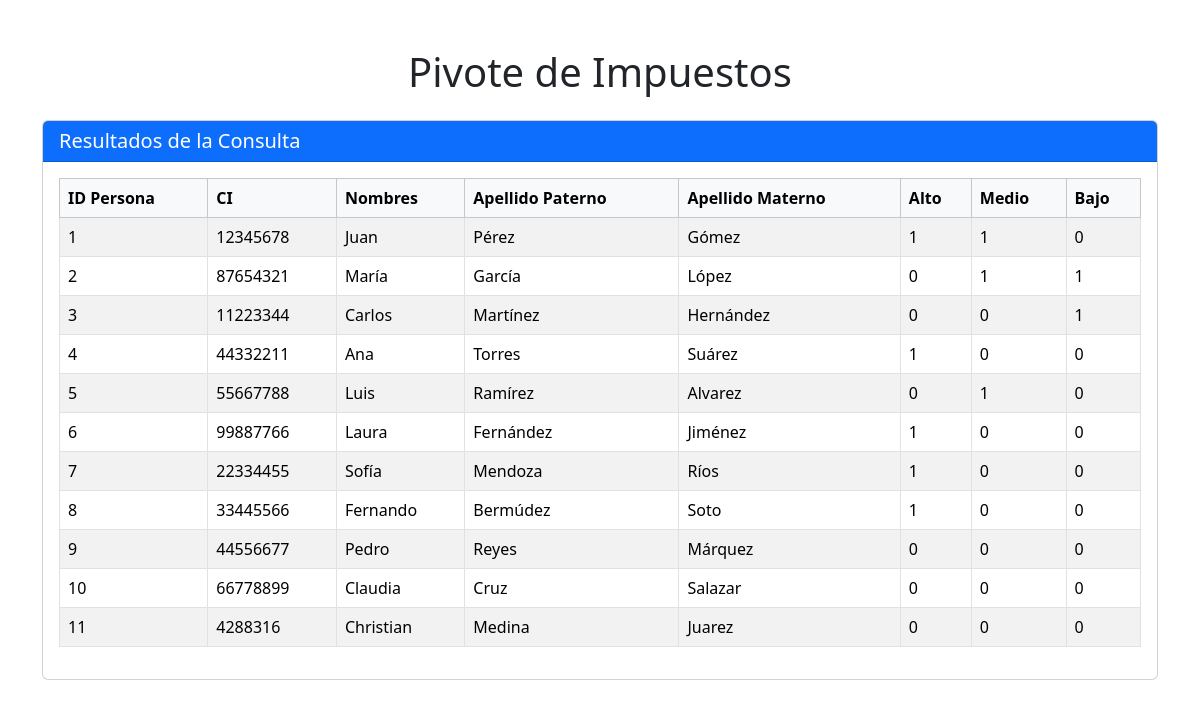
/pregunta-5/indexPivote.php, run on the app's committed database.
### tables this page shows
CREATE TABLE `persona` (
  `id_persona` int(11) NOT NULL,
  `ci` varchar(50) DEFAULT NULL,
  `nombres` varchar(50) DEFAULT NULL,
  `aPaterno` varchar(50) DEFAULT NULL,
  `aMaterno` varchar(50) DEFAULT NULL
);

### pregunta-5/indexPivote.php (the view, shortened to what this page needs)
<?php
$host = 'localhost';
$usuario = 'usuario';
$contrasena = '123456';
$bd = 'BDChristian';
$conexion = new mysqli($host, $usuario, $contrasena, $bd);
$query = "
    SELECT
        a.id_persona,
        a.ci,
        a.nombres,
        a.aPaterno,
        a.aMaterno,
        MAX(CASE WHEN RIGHT(b.codCatastral, 1) = '1' THEN 1 ELSE 0 END) AS Alto,
        MAX(CASE WHEN RIGHT(b.codCatastral, 1) = '2' THEN 1 ELSE 0 END) AS Medio,
        MAX(CASE WHEN RIGHT(b.codCatastral, 1) = '3' THEN 1 ELSE 0 END) AS Bajo
    FROM
        persona a
    LEFT JOIN
        propiedad b ON a.id_persona = b.id_persona
    GROUP BY
        a.id_persona, a.ci, a.nombres, a.aPaterno, a.aMaterno;
";
$result = $conexion->query($query);
?>
<!DOCTYPE html>
<html lang="en">
<head>
    <link href="https://cdn.jsdelivr.net/npm/bootstrap@5.3.3/dist/css/bootstrap.min.css" rel="stylesheet">
</head>
<body class="container mt-5">
    <h1 class="text-center mb-4">Pivote de Impuestos</h1>
    <div class="card">
        <div class="card-header bg-primary text-white">
            <h5 class="mb-0">Resultados de la Consulta</h5>
        </div>
        <div class="card-body">
            <table class="table table-bordered table-striped">
                <thead class="table-light">
                    <tr>
                        <th>ID Persona</th>
                        <th>CI</th>
                        <th>Nombres</th>
                        <th>Apellido Paterno</th>
                        <th>Apellido Materno</th>
                        <th>Alto</th>
                        <th>Medio</th>
                        <th>Bajo</th>
                    </tr>
                </thead>
                <tbody>
                    <?php
                    if ($result->num_rows > 0) {
                        while ($row = $result->fetch_assoc()) {
                            echo "<tr>
                                    <td>" . $row['id_persona'] . "</td>
                                    <td>" . $row['ci'] . "</td>
                                    <td>" . $row['nombres'] . "</td>
                                    <td>" . $row['aPaterno'] . "</td>
                                    <td>" . $row['aMaterno'] . "</td>
                                    <td>" . $row['Alto'] . "</td>
                                    <td>" . $row['Medio'] . "</td>
                                    <td>" . $row['Bajo'] . "</td>
                                  </tr>";
                        }
                    } else {
                        echo "<tr><td colspan='8' class='text-center'>No se encontraron resultados.</td></tr>";
                    }
                    ?>
                </tbody>
            </table>
        </div>
    </div>
</body>
</html>

### data on the page
persona: id_persona "1", ci "12345678", nombres "Juan", aPaterno "Pérez", aMaterno "Gómez", Alto "1", Medio "1", Bajo "0"
persona: id_persona "2", ci "87654321", nombres "María", aPaterno "García", aMaterno "López", Alto "0", Medio "1", Bajo "1"
persona: id_persona "3", ci "11223344", nombres "Carlos", aPaterno "Martínez", aMaterno "Hernández", Alto "0", Medio "0", Bajo "1"
persona: id_persona "4", ci "44332211", nombres "Ana", aPaterno "Torres", aMaterno "Suárez", Alto "1", Medio "0", Bajo "0"
persona: id_persona "5", ci "55667788", nombres "Luis", aPaterno "Ramírez", aMaterno "Alvarez", Alto "0", Medio "1", Bajo "0"
persona: id_persona "6", ci "99887766", nombres "Laura", aPaterno "Fernández", aMaterno "Jiménez", Alto "1", Medio "0", Bajo "0"
persona: id_persona "7", ci "22334455", nombres "Sofía", aPaterno "Mendoza", aMaterno "Ríos", Alto "1", Medio "0", Bajo "0"
persona: id_persona "8", ci "33445566", nombres "Fernando", aPaterno "Bermúdez", aMaterno "Soto", Alto "1", Medio "0", Bajo "0"
persona: id_persona "9", ci "44556677", nombres "Pedro", aPaterno "Reyes", aMaterno "Márquez", Alto "0", Medio "0", Bajo "0"
persona: id_persona "10", ci "66778899", nombres "Claudia", aPaterno "Cruz", aMaterno "Salazar", Alto "0", Medio "0", Bajo "0"
persona: id_persona "11", ci "4288316", nombres "Christian", aPaterno "Medina", aMaterno "Juarez", Alto "0", Medio "0", Bajo "0"
